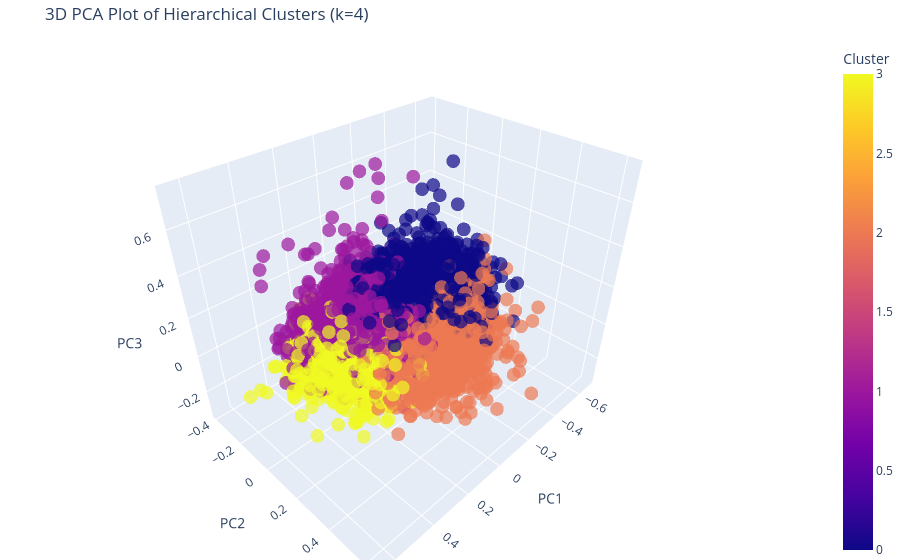

Write notebook code for a chart like this one.
### Code cell
pca = PCA(n_components=3)
X_pca_3d = pca.fit_transform(X_scaled)

# --- 2. Create the DataFrame for Plotly ---
# It MUST contain the PCA components AND the new cluster labels.
pca_df_hc = pd.DataFrame(X_pca_3d, columns=['PC1', 'PC2', 'PC3'])
pca_df_hc['Cluster'] = hc_labels  # Use the generic 'Cluster' name for simplicity OR use 'cluster_hc'

# --- 3. Plot the Hierarchical Clustering Results ---
fig = px.scatter_3d(
    pca_df_hc,             # Pass the DataFrame containing the new HC labels
    x='PC1', 
    y='PC2', 
    z='PC3',
    color='Cluster',       # IMPORTANT: Use the column name created in step 2
    color_discrete_sequence=px.colors.qualitative.D3, # Use a distinct color palette
    title=f'3D PCA Plot of Hierarchical Clusters (k={N_CLUSTERS})',
    opacity=0.7,
    size_max=5
)

# Update layout for a cleaner look
fig.update_layout(margin=dict(l=0, r=0, b=0, t=40))
fig.show()

### Figure 1 — Plotly figure (JSON) as saved in the notebook; plotly's stock layout.template omitted (floating-point values rounded to 4 significant figures; data arrays with more than 128 entries replaced by an {"elided": "..."} marker saying what was removed)
{"data": [{"hovertemplate": "PC1=%{x}<br>PC2=%{y}<br>PC3=%{z}<br>Cluster=%{marker.color}<extra></extra>", "legendgroup": "", "marker": {"color": {"elided": "10898 int values"}, "coloraxis": "coloraxis", "opacity": 0.7, "symbol": "circle"}, "mode": "markers", "name": "", "scene": "scene", "showlegend": false, "type": "scatter3d", "x": {"elided": "10898 float values"}, "y": {"elided": "10898 float values"}, "z": {"elided": "10898 float values"}}], "layout": {"coloraxis": {"colorbar": {"title": {"text": "Cluster"}}, "colorscale": [[0, "#0d0887"], [0.1111, "#46039f"], [0.2222, "#7201a8"], [0.3333, "#9c179e"], [0.4444, "#bd3786"], [0.5556, "#d8576b"], [0.6667, "#ed7953"], [0.7778, "#fb9f3a"], [0.8889, "#fdca26"], [1, "#f0f921"]]}, "legend": {"tracegroupgap": 0}, "margin": {"b": 0, "l": 0, "r": 0, "t": 40}, "scene": {"domain": {"x": [0, 1], "y": [0, 1]}, "xaxis": {"title": {"text": "PC1"}}, "yaxis": {"title": {"text": "PC2"}}, "zaxis": {"title": {"text": "PC3"}}}, "title": {"text": "3D PCA Plot of Hierarchical Clusters (k=4)"}}}
